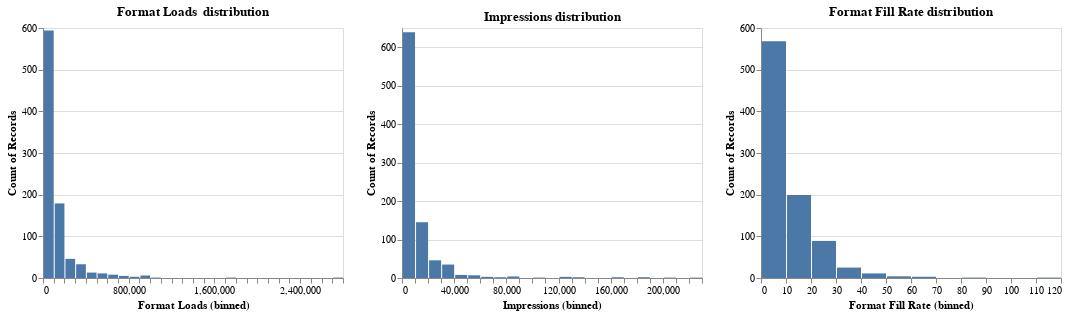

The notebook cell saved with this chart:
### Markdown cell above
#### ***DISTRIBUTION OF THE THREE VARIABLES***

### Code cell
hist_fl = alt.Chart(groupby_domains).mark_bar().encode(
    x=alt.X('Format Loads', bin=alt.Bin(maxbins=30)),
    y='count()',
).properties(
    width=300,
    height=250,
    title="Format Loads  distribution"
)

hist_impressions = alt.Chart(groupby_domains).mark_bar().encode(
    x=alt.X('Impressions', bin=alt.Bin(maxbins=30)),
    y='count()',
).properties(
    width=300,
    height=250,
    title="Impressions distribution"
)

hist_flrate = alt.Chart(groupby_domains).mark_bar().encode(
    x=alt.X('Format Fill Rate', bin=alt.Bin(maxbins=20)),
    y='count()',
).properties(
    width=300,
    height=250,
    title="Format Fill Rate distribution"
)

features_distribution1 = hist_fl | hist_impressions | hist_flrate
features_distribution1.save('Graphs/features_distribution1.html')

features_distribution1

### Figure 1 — Vega-Lite specification as saved in the notebook (floating-point values rounded to 4 significant figures; data arrays with more than 128 entries replaced by an {"elided": "..."} marker saying what was removed)
{"config": {"view": {"continuousWidth": 400, "continuousHeight": 300}}, "hconcat": [{"mark": "bar", "encoding": {"x": {"type": "quantitative", "bin": {"maxbins": 30}, "field": "Format Loads"}, "y": {"type": "quantitative", "aggregate": "count"}}, "height": 250, "title": "Format Loads  distribution", "width": 300}, {"mark": "bar", "encoding": {"x": {"type": "quantitative", "bin": {"maxbins": 30}, "field": "Impressions"}, "y": {"type": "quantitative", "aggregate": "count"}}, "height": 250, "title": "Impressions distribution", "width": 300}, {"mark": "bar", "encoding": {"x": {"type": "quantitative", "bin": {"maxbins": 20}, "field": "Format Fill Rate"}, "y": {"type": "quantitative", "aggregate": "count"}}, "height": 250, "title": "Format Fill Rate distribution", "width": 300}], "data": {"name": "data-0845aab068edf06a6e1544cc0fc2b8b4"}, "$schema": "https://vega.github.io/schema/vega-lite/v4.8.1.json", "datasets": {"data-0845aab068edf06a6e1544cc0fc2b8b4": {"elided": "901 records"}}}
